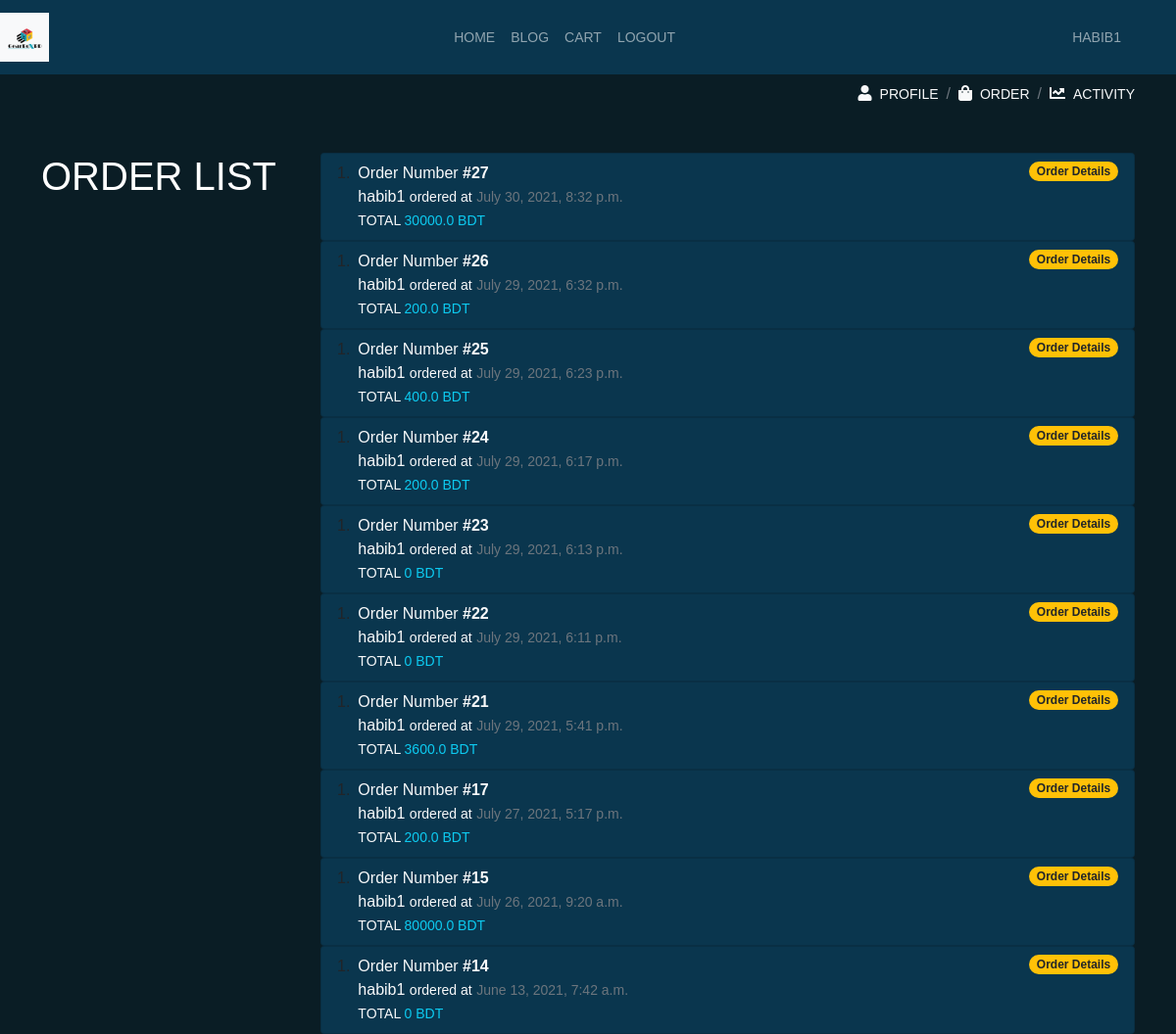
/accounts/user_order (signed in), run on the app's committed database.
### ecom/models.py (models this page shows, shortened)
class Order(models.Model):
    user = models.ForeignKey(User, on_delete=models.CASCADE)
    cart_products = models.ManyToManyField(Cart, related_name='cart')
    order_status = models.BooleanField(default=False)
    order_date = models.DateTimeField(blank=True, null=True)
    order_address = models.ForeignKey('Address', on_delete=models.SET_NULL, blank=True, null=True)
    def get_total_price(self):
        total = 0
        for product in self.cart_products.all():
            total += product.total_price()
        return total
    class Meta:
        ordering = ['-order_date']

class Cart(models.Model):
    user = models.ForeignKey(User, models.CASCADE)
    status = models.CharField(max_length=50, default='pending')
    products = models.ForeignKey(Product, models.CASCADE)
    quantity = models.PositiveIntegerField(default=1)
    def total_price(self):
        return self.products.price * self.quantity

class Product(models.Model):
    title = models.CharField(max_length=200)
    slug = models.SlugField(blank=True, null=True)
    description = models.TextField()
    price = models.FloatField()
    stock = models.PositiveIntegerField()
    image = models.ImageField(upload_to='ecom/photos')
    category = models.CharField(max_length=100, blank=True, null=True)

### accounts/views.py (the view)
# urls.py: path('user_order', user_order, name='order_list'),
@login_required
def user_order(request):
    u_orders = Order.objects.filter(user=request.user, order_status=True)
    return render(request, 'accounts/order_list.html', {'u_orders': u_orders})

### accounts/templates/accounts/order_list.html
{% extends 'base.html' %}
{% load staticfiles %}
{% load bootstrap5 %}
{% block nav %}
{% include 'accounts/nav.html' %}
{% endblock %}
{% block content %}
<div class="col-md-3">
    <h6 class="display-6">ORDER LIST</h6>
</div>
<div class="col-md-9">
    {% if u_orders %}
    {% for o in u_orders %}
    <ol class="list-group list-group-numbered">
        <li class="list-group-item d-flex justify-content-between align-items-start" style="background:#0a364e;">
            <div class="ms-2 me-auto text-light">
                <div class="text-capitalize">order number <strong>#{{ o.id }}</strong></div>
                {{o.user.username}} <small>ordered at</small> <small  class="text-muted">{{ o.order_date }}</small><br>
                <small>TOTAL <span class="text-info">{{ o.get_total_price }} BDT</span></small>
            </div>
            <span class="badge bg-warning rounded-pill">
                <a class="text-decoration-none text-dark" href="{% url 'accounts:order_details' pk=o.pk %}">Order Details</a>
            </span>
        </li>
    </ol>
        {% endfor %}
        {% endif %}
</div>
{% endblock %}

### templates/base.html (shortened to what this page needs)
<!doctype html>
{% load staticfiles %}
<html lang="en">
<head>
    <link href="https://cdn.jsdelivr.net/npm/bootstrap@5.0.2/dist/css/bootstrap.min.css" rel="stylesheet"
>
    <link rel="stylesheet" href="{% static 'css/all.css' %}">
    <link rel="stylesheet" href="{% static 'css/custom.css' %}">
</head>
<body>
<nav class="navbar navbar-expand-lg navbar-dark" style="background:#0a364e;">
    <a class="navbar-brand text-uppercase" href="{% url 'products:product_list' %}">
        <img class="bg-light img-fluid" src="{% static 'img/gbox.png' %}" height="50" width="50" alt="">
    </a>
    <div class="collapse navbar-collapse" id="down">
        <ul class="navbar-nav mx-auto text-uppercase">
            <li class="nav-item active">
                <a class="nav-link" href="{% url 'products:product_list' %}">Home <span class="sr-only">(current)</span></a>
            </li>
            <li class="nav-item">
                <a class="nav-link" href="{% url 'blog:blog' %}">Blog</a>
            </li>
            {% if user.is_authenticated %}
            <li class="nav-item">
                <a class="nav-link" href="{% url 'products:cart' %}">CART</a>
            </li>
            <li class="nav-item">
                <a class="nav-link" href="{% url 'accounts:logout' %}">Logout</a>
            </li>
            {% endif %}
        </ul>
        {% if user.is_authenticated %}
        <div class="d-flex me-5">
            <ul class="navbar-nav ">
                <li class="nav-item">
                    <a href="{% url 'accounts:profile_view' username=user.username pk=user.pk %}"
                       class="nav-link text-uppercase" title="View Profile">
                        {{ user.username }}
                    </a>
                </li>
            </ul>
        </div>
        {% endif %}
    </div>
</nav>
<div class="container">
    {% block nav %}{% endblock %}
    <div class="row mt-5">
        {% block content %}{% endblock %}
    </div>
</div>
</body>
</html>

### static/css/custom.css (style rules this page uses)
* { margin:0; padding:0; }
body { background-color: #0a1d25; color:white; font-family: 'Montserrat', sans-serif; }
nav li { list-style: none; display: inline-block; }
nav li a { text-decoration: none; position: relative; display: block; overflow: hidden; transition: 0.7s all; padding: 14px 30px; }
nav li a:before { content: ''; width: 60px; position: absolute; border-bottom: 2px solid #17a2b8; bottom: 0; right: 350px; transition: 0.7s all; }
.nav-link { font-size: 14px; }

### data on the page
Order: id "27", user.username "habib1", order_date "July 30, 2021, 8:32 p.m.", get_total_price "30000.0"
Order: id "26", user.username "habib1", order_date "July 29, 2021, 6:32 p.m.", get_total_price "200.0"
Order: id "25", user.username "habib1", order_date "July 29, 2021, 6:23 p.m.", get_total_price "400.0"
Order: id "24", user.username "habib1", order_date "July 29, 2021, 6:17 p.m.", get_total_price "200.0"
Order: id "23", user.username "habib1", order_date "July 29, 2021, 6:13 p.m.", get_total_price "0"
Order: id "22", user.username "habib1", order_date "July 29, 2021, 6:11 p.m.", get_total_price "0"
Order: id "21", user.username "habib1", order_date "July 29, 2021, 5:41 p.m.", get_total_price "3600.0"
Order: id "17", user.username "habib1", order_date "July 27, 2021, 5:17 p.m.", get_total_price "200.0"
Order: id "15", user.username "habib1", order_date "July 26, 2021, 9:20 a.m.", get_total_price "80000.0"
Order: id "14", user.username "habib1", order_date "June 13, 2021, 7:42 a.m.", get_total_price "0"

### other printed values
{{ user.username }} "HABIB1"
